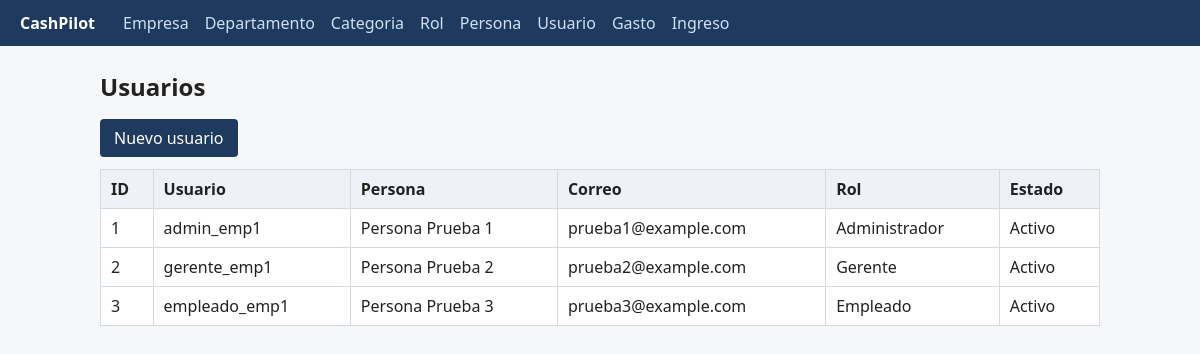
Page /usuario on the committed database.
### tables this page shows
CREATE TABLE usuario (
    id_usuario     INT          NOT NULL AUTO_INCREMENT,
    id_empresa     INT          NOT NULL,
    id_persona     INT          NOT NULL,
    id_rol         INT          NOT NULL,
    usuario        VARCHAR(40)  NOT NULL,
    password       VARCHAR(255) NOT NULL,           
    estado         TINYINT(1)   NOT NULL DEFAULT 1,  
    fecha_registro DATETIME     NOT NULL DEFAULT CURRENT_TIMESTAMP,
    PRIMARY KEY (id_usuario),
    UNIQUE KEY uq_usuario_login   (usuario),
    UNIQUE KEY uq_usuario_persona (id_persona),
    UNIQUE KEY uq_usuario_empresa (id_usuario, id_empresa),    
    CONSTRAINT fk_usuario_empresa FOREIGN KEY (id_empresa) REFERENCES empresa (id_empresa),
    CONSTRAINT fk_usuario_persona FOREIGN KEY (id_persona) REFERENCES persona (id_persona),
    CONSTRAINT fk_usuario_rol     FOREIGN KEY (id_rol)     REFERENCES rol (id_rol)
);

CREATE TABLE persona (
    id_persona INT          NOT NULL AUTO_INCREMENT,
    nombre     VARCHAR(60)  NOT NULL,
    apellido   VARCHAR(60)  NOT NULL,
    telefono   VARCHAR(20)  NULL,
    correo     VARCHAR(120) NULL,
    PRIMARY KEY (id_persona),
    UNIQUE KEY uq_persona_correo (correo)
);

CREATE TABLE rol (
    id_rol      INT          NOT NULL AUTO_INCREMENT,
    nombre_rol  VARCHAR(40)  NOT NULL,
    descripcion VARCHAR(255) NULL,
    PRIMARY KEY (id_rol),
    UNIQUE KEY uq_rol_nombre (nombre_rol)
);

### app/controllers/usuarioController.php (called while the page is built, shortened)
<?php
require_once __DIR__ . "/../models/usuario.php";
class UsuarioController
{
    public function index()
    {
        try {
            $usuarioModel = new Usuario();
            $usuarios = $usuarioModel->getAllByEmpresa(ID_EMPRESA_ACTUAL);
            require __DIR__ . "/../views/usuario/index.php";
        } catch (PDOException $e) {
            mostrarError("los usuarios", $e);
        }
    }
}

### config/helpers.php (called while the page is built, shortened)
<?php
function e($valor)
{
    return htmlspecialchars((string) ($valor ?? ''), ENT_QUOTES, 'UTF-8');
}
function url($ruta = '')
{
    return BASE_PATH . $ruta;
}

### config/Database.php (called while the page is built, shortened)
<?php
class Database
{
    private $host;
    private $port;
    private $nombredb;
    private $user;
    private $password;
    public function __construct()
    {
        $env = parse_ini_file(__DIR__ . "/../.env");
        $this->host     = $env['DB_HOST'];
        $this->port     = $env['DB_PORT'];
        $this->nombredb = $env['DB_NAME'];
        $this->user     = $env['DB_USER'];
        $this->password = $env['DB_PASSWORD'];
    }
    public function connect()
    {
        $dsn = "mysql:host={$this->host};port={$this->port};dbname={$this->nombredb};charset=utf8mb4";
        $this->connection = new PDO($dsn, $this->user, $this->password);
        $this->connection->setAttribute(PDO::ATTR_ERRMODE, PDO::ERRMODE_EXCEPTION);
        return $this->connection;
    }
}

### app/models/usuario.php (called while the page is built, shortened)
<?php
require_once __DIR__ . "/../../config/Database.php";
class Usuario
{
    private $connection;
    public function __construct()
    {
        $database = new Database();
        $this->connection = $database->connect();
    }
    public function getAllByEmpresa($id_empresa)
    {
        $sql = "SELECT usuario.id_usuario,
                       usuario.usuario,
                       persona.nombre,
                       persona.apellido,
                       persona.correo,
                       rol.nombre_rol AS rol,
                       usuario.estado
                FROM usuario
                INNER JOIN persona ON usuario.id_persona = persona.id_persona
                INNER JOIN rol     ON usuario.id_rol     = rol.id_rol
                WHERE usuario.id_empresa = :id_empresa
                ORDER BY usuario.id_usuario";
        $consulta = $this->connection->prepare($sql);
        $consulta->bindValue(":id_empresa", $id_empresa, PDO::PARAM_INT);
        $consulta->execute();
        return $consulta->fetchAll(PDO::FETCH_ASSOC);
    }
}

### app/views/usuario/index.php (the view)
<h1>Usuarios</h1>
<p class="acciones"><a class="boton" href="<?= url('/usuario/crear') ?>">Nuevo usuario</a></p>
<?php if (!empty($usuarios)) : ?>
    <table>
        <tr><th>ID</th><th>Usuario</th><th>Persona</th><th>Correo</th><th>Rol</th><th>Estado</th></tr>
        <?php foreach ($usuarios as $usuario) : ?>
            <tr>
                <td><?= e($usuario['id_usuario']) ?></td>
                <td><?= e($usuario['usuario']) ?></td>
                <td><?= e($usuario['nombre'] . ' ' . $usuario['apellido']) ?></td>
                <td><?= e($usuario['correo']) ?></td>
                <td><?= e($usuario['rol']) ?></td>
                <td><?= $usuario['estado'] ? 'Activo' : 'Inactivo' ?></td>
            </tr>
        <?php endforeach; ?>
    </table>
<?php else : ?>
    <p>No hay usuarios para mostrar.</p>
<?php endif; ?>

### public/index.php (shortened to what this page needs)
<?php
require_once __DIR__ . "/../config/helpers.php";
require_once __DIR__ . "/../app/controllers/usuarioController.php";
$modulos = [
    "empresa"      => "EmpresaController",
    "departamento" => "DepartamentoController",
    "categoria"    => "CategoriaController",
    "rol"          => "RolController",
    "persona"      => "PersonaController",
    "usuario"      => "UsuarioController",
    "gasto"        => "GastoController",
    "ingreso"      => "IngresoController",
];
$rutas = [];
foreach ($modulos as $nombre => $clase) {
    $rutas["GET /$nombre"]       = [$clase, "index"];
    $rutas["GET /$nombre/crear"] = [$clase, "crear"];
    $rutas["POST /$nombre"]      = [$clase, "guardar"];
}
$metodo = $_SERVER['REQUEST_METHOD'];
$ruta = parse_url($_SERVER['REQUEST_URI'], PHP_URL_PATH);
$ruta = '/' . trim($ruta, '/');
if ($ruta === '/') {
    echo "<h1>CashPilot</h1><p>Elige un módulo en el menú.</p>";
} elseif (isset($rutas["$metodo $ruta"])) {
    [$clase, $accion] = $rutas["$metodo $ruta"];
    $controller = new $clase();
    $controller->$accion();
} else {
    http_response_code(404);
    echo "<h1>404</h1><p>Página no encontrada.</p>";
}
$contenido = ob_get_clean();
require __DIR__ . "/../app/views/layout.php";

### app/views/layout.php (shortened to what this page needs)
<!DOCTYPE html>
<html lang="es">
<head>
    <link rel="stylesheet" href="<?= url('/estilos.css') ?>">
</head>
<body>
    <nav>
        <strong>CashPilot</strong>
        <?php foreach ($modulos as $nombre => $clase) : ?>
            <a href="<?= url('/' . $nombre) ?>"><?= e(ucfirst($nombre)) ?></a>
        <?php endforeach; ?>
    </nav>
    <main>
        <?= $contenido ?>
    </main>
</body>
</html>

### public/estilos.css (style rules this page uses)
body { font-family: system-ui, Arial, sans-serif; margin: 0; color: #222; background: #f6f7f9; }
nav { background: #1f3a5f; padding: 12px 20px; display: flex; gap: 16px; flex-wrap: wrap; align-items: center; }
nav strong { color: #fff; margin-right: 12px; }
nav a { color: #cfe0f5; text-decoration: none; }
main { max-width: 1000px; margin: 24px auto; padding: 0 16px; }
h1 { font-size: 1.5rem; }
table { border-collapse: collapse; width: 100%; background: #fff; }
th, td { border: 1px solid #d5d9e0; padding: 8px 10px; text-align: left; }
th { background: #eef1f5; }
.acciones { margin: 12px 0; }
.boton { display: inline-block; background: #1f3a5f; color: #fff; padding: 8px 14px; border: 0; border-radius: 4px; text-decoration: none; cursor: pointer; font-size: 1rem; }

### rows in the picture
usuario: id_usuario "1", usuario "admin_emp1", id_persona.apellido "Persona Prueba 1", id_persona.correo "prueba1@example.com", id_rol.nombre_rol "Administrador", estado "Activo"
usuario: id_usuario "2", usuario "gerente_emp1", id_persona.apellido "Persona Prueba 2", id_persona.correo "prueba2@example.com", id_rol.nombre_rol "Gerente", estado "Activo"
usuario: id_usuario "3", usuario "empleado_emp1", id_persona.apellido "Persona Prueba 3", id_persona.correo "prueba3@example.com", id_rol.nombre_rol "Empleado", estado "Activo"

### other values in the picture
$nombre "Empresa"
$nombre "Departamento"
$nombre "Categoria"
$nombre "Rol"
$nombre "Persona"
$nombre "Usuario"
$nombre "Gasto"
$nombre "Ingreso"
